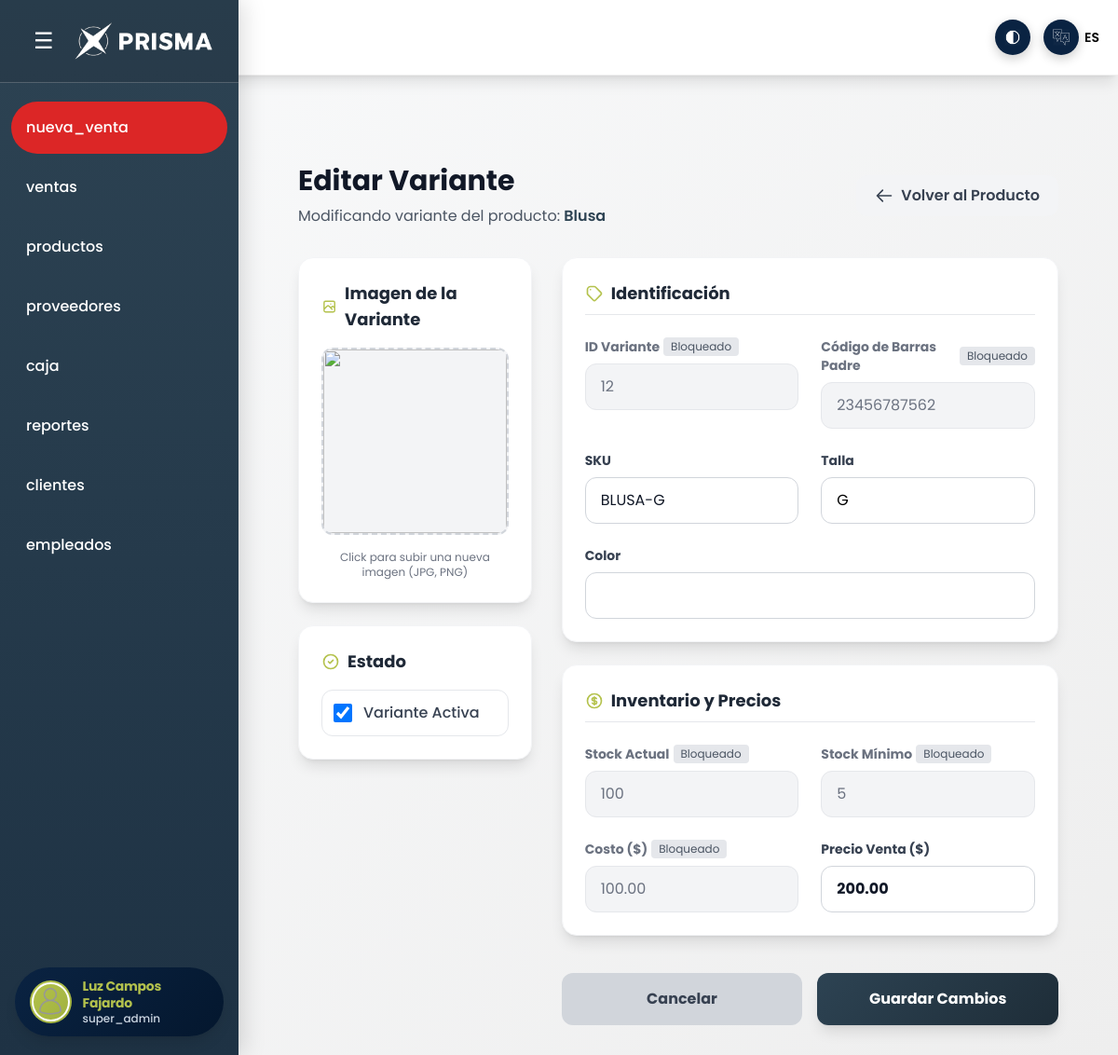
The app's page /src/index.php?view=editar_variante&id=12 (signed in) with its own data.
### tables this page shows
CREATE TABLE `productos` (
  `cod_barras` bigint(20) NOT NULL,
  `nom_producto` varchar(150) NOT NULL,
  `descripcion` text DEFAULT NULL,
  `marca` varchar(100) DEFAULT NULL,
  `imagen` varchar(255) DEFAULT NULL,
  `talla` varchar(20) DEFAULT NULL,
  `color` varchar(50) DEFAULT NULL,
  `sku` varchar(10) DEFAULT NULL,
  `cantidad` int(11) DEFAULT 0,
  `cantidad_min` int(11) NOT NULL DEFAULT 0,
  `costo` decimal(10,2) NOT NULL,
  `precio` decimal(10,2) NOT NULL,
  `id_categoria` int(11) DEFAULT NULL,
  `id_proveedor` int(11) DEFAULT NULL,
  `is_active` tinyint(1) NOT NULL DEFAULT 1
);

CREATE TABLE `variantes` (
  `id_variante` bigint(20) NOT NULL,
  `color` varchar(50) DEFAULT NULL,
  `talla` varchar(20) DEFAULT NULL,
  `imagen` varchar(255) DEFAULT NULL,
  `sku` varchar(10) DEFAULT NULL,
  `cantidad` int(11) DEFAULT 0,
  `cantidad_min` int(11) NOT NULL DEFAULT 0,
  `costo` decimal(10,2) DEFAULT NULL,
  `precio` decimal(10,2) DEFAULT NULL,
  `cod_barras` bigint(20) DEFAULT NULL,
  `is_active` tinyint(1) NOT NULL DEFAULT 1
);

### src/index.php (called while the page is built, shortened)
<?php
include __DIR__ . "/layout.php";
?>

### src/pages/editar_variante.php (the view, shortened to what this page needs)
<?php
require_once __DIR__ . "/../config/db.php";
?>
<script src="https://cdn.tailwindcss.com"></script>
<?php
$id_variante = $_GET['id'] ?? null;
$stmtVar = $pdo->prepare("SELECT * FROM variantes WHERE id_variante = ?");
$stmtVar->execute([$id_variante]);
$variante = $stmtVar->fetch(PDO::FETCH_ASSOC);
$stmtProd = $pdo->prepare("SELECT nom_producto, cod_barras FROM productos WHERE cod_barras = ?");
$stmtProd->execute([$variante['cod_barras']]);
$producto_padre = $stmtProd->fetch(PDO::FETCH_ASSOC);
$producto_padre_nombre = $producto_padre['nom_producto'] ?? 'Producto Padre Desconocido';
$producto_padre_cod_barras = $producto_padre['cod_barras'] ?? 'productos';
?>
<div class="max-w-4xl mx-auto p-4 md:p-8 pb-32">
    <div class="mb-8 flex items-center justify-between animate-fadeIn">
        <div>
            <h1 class="text-3xl font-bold text-gray-900 mb-2">Editar Variante</h1>
            <p class="text-gray-600">Modificando variante del producto: <span class="font-semibold text-[#2d4353]"><?= htmlspecialchars($producto_padre_nombre) ?></span></p>
        </div>
        <button onclick="window.location.href='index.php?view=editar_producto&id=<?= htmlspecialchars($producto_padre_cod_barras) ?>'" class="px-5 py-2.5 bg-gray-100 text-gray-700 rounded-xl font-semibold hover:bg-gray-200 transition-all flex items-center gap-2">
            <svg class="w-5 h-5" fill="none" stroke="currentColor" viewBox="0 0 24 24">
                <path stroke-linecap="round" stroke-linejoin="round" stroke-width="2" d="M10 19l-7-7m0 0l7-7m-7 7h18"/>
            </svg>
            Volver al Producto
        </button>
    </div>
    <form method="post" enctype="multipart/form-data" class="animate-fadeIn" style="animation-delay: 0.1s;">
        <div class="grid grid-cols-1 lg:grid-cols-3 gap-8">
            <div class="lg:col-span-1 space-y-6">
                <div class="bg-white rounded-2xl shadow-lg p-6 border border-gray-100">
                    <h3 class="text-lg font-bold text-gray-800 mb-4 flex items-center gap-2">
                        Imagen de la Variante
                    </h3>
                    <div class="relative group aspect-square bg-gray-100 rounded-xl overflow-hidden mb-4 border-2 border-dashed border-gray-300 hover:border-[#b4c24d] transition-colors">
                        <img id="preview-img" src="<?= $variante['imagen'] ? 'uploads/variantes/'.$variante['imagen'] : 'public/img/sin-imagen.png' ?>" class="w-full h-full object-cover">
                    </div>
                    <p class="text-xs text-gray-500 text-center">Click para subir una nueva imagen (JPG, PNG)</p>
                </div>
                <div class="bg-white rounded-2xl shadow-lg p-6 border border-gray-100">
                    <h3 class="text-lg font-bold text-gray-800 mb-4 flex items-center gap-2">
                        <svg class="w-5 h-5 text-[#b4c24d]" fill="none" stroke="currentColor" viewBox="0 0 24 24"><path stroke-linecap="round" stroke-linejoin="round" stroke-width="2" d="M9 12l2 2 4-4m6 2a9 9 0 11-18 0 9 9 0 0118 0z"/></svg>
                        Estado
                    </h3>
                    <label class="flex items-center gap-3 p-3 rounded-xl border border-gray-200 cursor-pointer hover:bg-gray-50 transition-colors">
                        <input type="checkbox" name="is_active" class="w-5 h-5 text-[#b4c24d] rounded focus:ring-[#b4c24d]" <?= ($variante['is_active'] ?? 1) ? 'checked' : '' ?>>
                        <span class="font-medium text-gray-700">Variante Activa</span>
                    </label>
                </div>
            </div>
            <div class="lg:col-span-2 space-y-6">
                <div class="bg-white rounded-2xl shadow-lg p-6 border border-gray-100">
                    <h3 class="text-lg font-bold text-gray-800 mb-6 flex items-center gap-2 border-b pb-2">
                        <svg class="w-5 h-5 text-[#b4c24d]" fill="none" stroke="currentColor" viewBox="0 0 24 24"><path stroke-linecap="round" stroke-linejoin="round" stroke-width="2" d="M7 7h.01M7 3h5c.512 0 1.024.195 1.414.586l7 7a2 2 0 010 2.828l-7 7a2 2 0 01-2.828 0l-7-7A1.994 1.994 0 013 12V7a4 4 0 014-4z"/></svg>
                        Identificación
                    </h3>
                    <div class="grid grid-cols-1 md:grid-cols-2 gap-6">
                        <div>
                            <label class="block text-sm font-bold text-gray-500 mb-2 flex items-center gap-1">
                                ID Variante
                                <span class="text-xs font-normal bg-gray-200 px-2 py-0.5 rounded text-gray-600">Bloqueado</span>
                            </label>
                            <input type="text" value="<?= htmlspecialchars($variante['id_variante']) ?>" readonly
                                   class="input-readonly w-full px-4 py-3 rounded-xl border border-gray-200 focus:outline-none">
                        </div>
                        <div>
                            <label class="block text-sm font-bold text-gray-500 mb-2 flex items-center gap-1">
                                Código de Barras Padre
                                <span class="text-xs font-normal bg-gray-200 px-2 py-0.5 rounded text-gray-600">Bloqueado</span>
                            </label>
                            <input type="text" value="<?= htmlspecialchars($variante['cod_barras']) ?>" readonly
                                   class="input-readonly w-full px-4 py-3 rounded-xl border border-gray-200 focus:outline-none">
                        </div>
                        <div>
                            <label class="block text-sm font-bold text-gray-700 mb-2">SKU</label>
                            <input type="text" name="sku" value="<?= htmlspecialchars($variante['sku'] ?? '') ?>"
                                   class="input-field w-full px-4 py-3 rounded-xl border border-gray-300 focus:outline-none text-gray-900 placeholder-gray-400">
                        </div>
                        <div>
                            <label class="block text-sm font-bold text-gray-700 mb-2">Talla</label>
                            <input type="text" name="talla" value="<?= htmlspecialchars($variante['talla'] ?? '') ?>"
                                   class="input-field w-full px-4 py-3 rounded-xl border border-gray-300 focus:outline-none">
                        </div>
                        <div class="md:col-span-2">
                            <label class="block text-sm font-bold text-gray-700 mb-2">Color</label>
                            <input type="text" name="color" value="<?= htmlspecialchars($variante['color'] ?? '') ?>"
                                   class="input-field w-full px-4 py-3 rounded-xl border border-gray-300 focus:outline-none">
                        </div>
                    </div>
                </div>
                <div class="bg-white rounded-2xl shadow-lg p-6 border border-gray-100">
                    <h3 class="text-lg font-bold text-gray-800 mb-6 flex items-center gap-2 border-b pb-2">
                        Inventario y Precios
                    </h3>
                    <div class="grid grid-cols-1 md:grid-cols-2 gap-6">
                        <div>
                            <label class="block text-sm font-bold text-gray-500 mb-2 flex items-center gap-1">
                                Stock Actual
                                <span class="text-xs font-normal bg-gray-200 px-2 py-0.5 rounded text-gray-600">Bloqueado</span>
                            </label>
                            <input type="number" name="cantidad" value="<?= htmlspecialchars($variante['cantidad']) ?>" required **readonly**
                                   class="input-readonly w-full px-4 py-3 rounded-xl border border-gray-200 focus:outline-none">
                        </div>
                        <div>
                            <label class="block text-sm font-bold text-gray-500 mb-2 flex items-center gap-1">
                                Stock Mínimo
                                <span class="text-xs font-normal bg-gray-200 px-2 py-0.5 rounded text-gray-600">Bloqueado</span>
                            </label>
                            <input type="number" name="cantidad_min" value="<?= htmlspecialchars($variante['cantidad_min']) ?>" required **readonly**
                                   class="input-readonly w-full px-4 py-3 rounded-xl border border-gray-200 focus:outline-none">
                        </div>
                        <div>
                            <label class="block text-sm font-bold text-gray-500 mb-2 flex items-center gap-1">
                                Costo ($)
                                <span class="text-xs font-normal bg-gray-200 px-2 py-0.5 rounded text-gray-600">Bloqueado</span>
                            </label>
                            <input type="number" step="0.01" name="costo" value="<?= htmlspecialchars($variante['costo']) ?>" required **readonly**
                                   class="input-readonly w-full px-4 py-3 rounded-xl border border-gray-200 focus:outline-none">
                        </div>
                        <div>
                            <label class="block text-sm font-bold text-gray-700 mb-2">Precio Venta ($)</label>
                            <input type="number" step="0.01" name="precio" value="<?= htmlspecialchars($variante['precio']) ?>" required
                                   class="input-field w-full px-4 py-3 rounded-xl border border-gray-300 focus:outline-none font-bold text-gray-900">
                        </div>
                    </div>
                </div>
                <div class="flex items-center gap-4 pt-4">
                    <button type="button" onclick="window.location.href='index.php?view=productos'" class="flex-1 px-6 py-4 bg-gray-300 text-gray-700 rounded-xl font-bold hover:bg-gray-200 transition-all">
                        Cancelar
                    </button>
                    <button type="submit" class="flex-1 px-6 py-4 text-white rounded-xl font-bold shadow-lg hover:shadow-xl hover:scale-[1.02] transition-all" style="background: linear-gradient(135deg, #2d4353 0%, #1e2d38 100%);">
                        Guardar Cambios
                    </button>
                </div>
            </div>
        </div>
    </form>
</div>

### src/styles/modo-oscuro.css (style rules this page uses)
* { transition: background 0.3s ease, color 0.3s ease, border-color 0.3s ease; }

### src/layout.php (style rules this page uses)
:root { --primary: #b4c24d; --primary-dark: #9fb03d; --secondary: #2d4353; --accent: #e15871; --bg-gray: #eeeeee; --font: 'Poppins', -apple-system, BlinkMacSystemFont, sans-serif; }
* { margin: 0; padding: 0; box-sizing: border-box; }
body { font-family: var(--font); background: linear-gradient(135deg, #f9fafb 0%, var(--bg-gray) 100%); min-height: 100vh; overflow-x: hidden; }
* { transition: background-color 0.3s ease, color 0.3s ease, border-color 0.3s ease; }

### src/pages/menu.php (style rules this page uses)
:root { --primary: #b4c24d; --primary-dark: #9fb03d; --secondary: #2d4353; --accent: #e15871; --bg-gray: #eeeeee; }

### src/pages/editar_variante.php (style rules this page uses)
:root { --primary: #b4c24d; --primary-dark: #9fb03d; --secondary: #2d4353; --accent: #e15871; }
body { font-family: 'Poppins', sans-serif; }
.animate-fadeIn { animation: fadeIn 0.4s ease-out; }
.input-field { transition: all 0.3s cubic-bezier(0.4, 0, 0.2, 1); }
.input-readonly { background-color: #f3f4f6; color: #6b7280; cursor: not-allowed; border-color: #e5e7eb; }

### records on screen
productos: nom_producto "Blusa"
variantes: is_active "☑", id_variante "12", cod_barras "23456787562", sku "BLUSA-G", talla "G", cantidad "100", cantidad_min "5", costo "100.00", precio "200.00"

### other values on screen
$moduloTraducido "nueva_venta"
$moduloTraducido "ventas"
$moduloTraducido "productos"
$moduloTraducido "proveedores"
$moduloTraducido "caja"
$moduloTraducido "reportes"
$moduloTraducido "clientes"
$moduloTraducido "empleados"
$_SESSION['nombre_completo'] "Luz Campos Fajardo"
$_SESSION['rol'] "super_admin"
